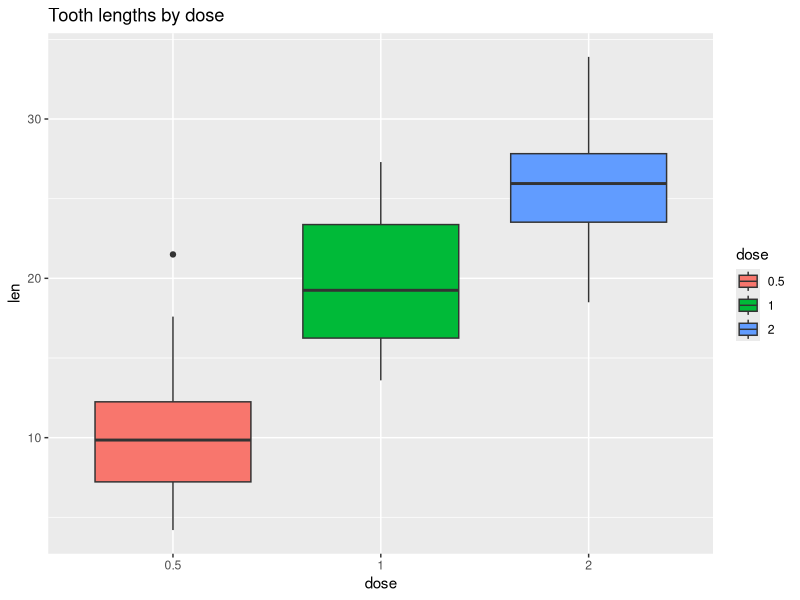
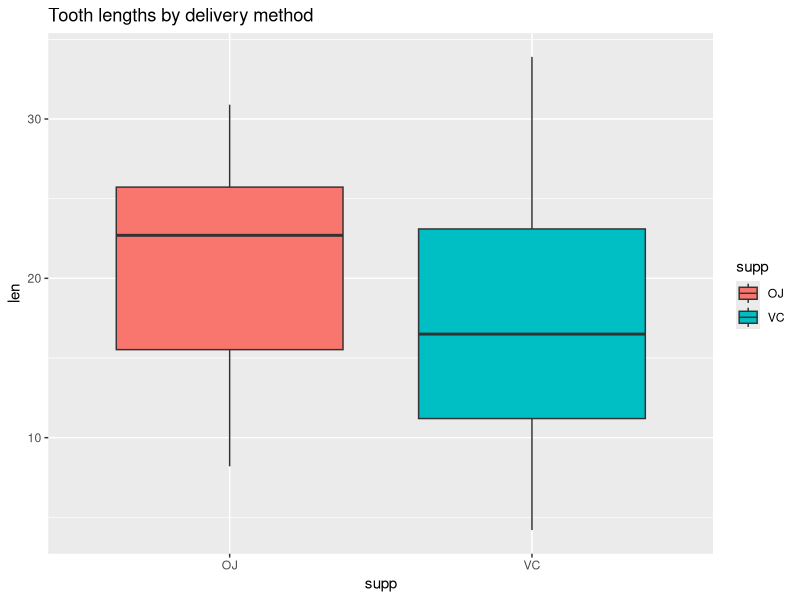
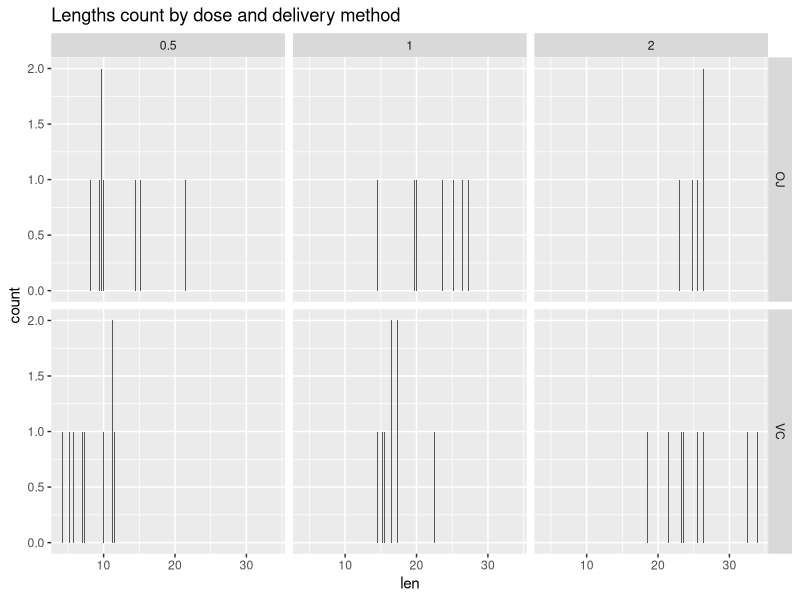

These figures' R source, in order:
## ---- chunk 1
knitr::opts_chunk$set(echo = TRUE)
## ---- chunk 2
library(dplyr)
library(ggplot2)
set.seed(42)

data("ToothGrowth")
str(ToothGrowth)
tooth_data <- ToothGrowth %>% mutate(dose = factor(dose))
## ---- chunk 3
ggplot(tooth_data, aes(x=dose, y=len, group=dose)) +
    geom_boxplot(aes(fill=dose)) +
    ggtitle('Tooth lengths by dose')
## ---- chunk 4
ggplot(tooth_data, aes(x=supp, y=len, group=supp)) +
    geom_boxplot(aes(fill=supp)) +
    ggtitle('Tooth lengths by delivery method')
## ---- chunk 5
tooth_data %>% group_by(supp) %>%
    summarise(min = min(len), median = median(len), max = max(len), mean = mean(len), std = sd(len))
## ---- chunk 6
tooth_data %>% group_by(dose) %>%
    summarise(min = min(len), median = median(len), max = max(len), mean = mean(len), std = sd(len))
## ---- chunk 7
filter_by_supp <- function(data, supp_value) data %>% filter(supp == supp_value) %>% select(len)
len_by_oj <- filter_by_supp(tooth_data, 'OJ')
len_by_vc <- filter_by_supp(tooth_data, 'VC')
t.test(len_by_oj, len_by_vc, paired = FALSE, var.equal = FALSE, alternative = "g")$conf
## ---- chunk 8
filter_by_dose <- function(data, dose_value) data %>% filter(dose == dose_value) %>% select(len)
len_by_dose_0.5 <- filter_by_dose(tooth_data, '0.5')
len_by_dose_1.0 <- filter_by_dose(tooth_data, '1')
t.test(len_by_dose_1.0, len_by_dose_0.5, paired = FALSE, var.equal = FALSE, alternative = "g")$conf
## ---- chunk 9
len_by_dose_2.0 <- filter_by_dose(tooth_data, '2')
t.test(len_by_dose_2.0, len_by_dose_1.0, paired = FALSE, var.equal = FALSE, alternative = "g")$conf
## ---- chunk 10
ggplot(tooth_data, aes(x=len)) +
    geom_bar() +
    facet_grid(supp ~ dose) +
    ggtitle('Lengths count by dose and delivery method')
## ---- chunk 11
t_test_by_dose <- function(data, dose_value) {
    oj_data <- data %>% filter(dose == dose_value, supp == 'OJ') %>% select(len)
    vc_data <- data %>% filter(dose == dose_value, supp == 'VC') %>% select(len)
    t.test(oj_data, vc_data, paired = FALSE, var.equal = FALSE, alternative = "g")$conf
}

t_test_by_dose(tooth_data, '0.5')

t_test_by_dose(tooth_data, '1')

t_test_by_dose(tooth_data, '2')
